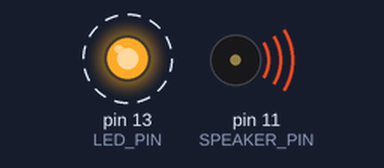
This sketch was run on a simulated Arduino Uno, built with avr-gcc and run on an emulated ATmega328P. Parts: output pins drawn as LEDs (lit = HIGH), buzzer (waves = sounding). Dashed ring = blinking. Random numbers use the default seed unless the sketch sets one.

Above: at 0.09 s.
Timing chart, 0 to 3.0 s (numbered marks = the images above):
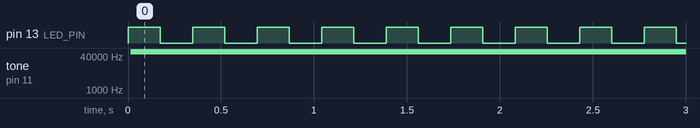

The sketch:

Karplus_NoiseLog.ino
```cpp
// Simple Karplus-Strong and Noise(1/f) seed is Logistic equation //

#define SAMPLE_RATE 22050
#define SIZE        256
#define OFFSET      32
#define LED_PIN     13
#define LED_PORT    PORTB
#define LED_BIT     5
#define SPEAKER_PIN 11

  int out;
  int last = 0;
  int curr = 0;
  uint8_t delaymem[SIZE];
  uint8_t locat = 0;
  uint8_t bound = SIZE;
  int accum = 0;
  int lowpass = 1;
  bool trig = false;

  float r = 4.0;
  float m = 0.7;
  float x = 0.1;
  float y = 0.1;


ISR(TIMER1_COMPA_vect) {

  OCR2A = 0xff & out;

  if (trig) {

    for (int i = 0; i < SIZE; i++) delaymem[i] = random();

    trig = false;

  } else {

    delaymem[locat++] = out;

    if (locat >= bound) locat = 0;

    curr = delaymem[locat];

    out = accum >> lowpass;

    accum = accum - out + ((last>>1) + (curr>>1));

    last = curr;

  }

}

void startPlayback()
{
    pinMode(SPEAKER_PIN, OUTPUT);
    pinMode(LED_PIN, OUTPUT);

    ASSR &= ~(_BV(EXCLK) | _BV(AS2));

    TCCR2A |= _BV(WGM21) | _BV(WGM20);
    TCCR2B &= ~_BV(WGM22);

    TCCR2A = (TCCR2A | _BV(COM2A1)) & ~_BV(COM2A0);
    TCCR2A &= ~(_BV(COM2B1) | _BV(COM2B0));

    TCCR2B = (TCCR2B & ~(_BV(CS12) | _BV(CS11))) | _BV(CS10);

    OCR2A = 0;

    cli();

    TCCR1B = (TCCR1B & ~_BV(WGM13)) | _BV(WGM12);
    TCCR1A = TCCR1A & ~(_BV(WGM11) | _BV(WGM10));

    TCCR1B = (TCCR1B & ~(_BV(CS12) | _BV(CS11))) | _BV(CS10);

    OCR1A = F_CPU / SAMPLE_RATE;

    TIMSK1 |= _BV(OCIE1A);

    sei();

}

void stopPlayback()
{

    TIMSK1 &= ~_BV(OCIE1A);

    TCCR1B &= ~_BV(CS10);
    TCCR2B &= ~_BV(CS10);

    digitalWrite(SPEAKER_PIN, LOW);
}


void setup() {

  startPlayback();

}


void loop() {

  LED_PORT ^= 1 << LED_BIT;

  trig = true;

  float nx = x;
  float ny = y;

  x = r * nx * (1 - nx); // Logistic equation

  y = m * ny + x * sqrt(1 - pow(m,2)); // Noise 1/f equation

  bound = OFFSET + ((SIZE-OFFSET) * (y/1.8));

  delay (160);

}
```

Measured:
- by itself, pin 13 (LED_PIN): alternates HIGH for 0.17 s and LOW for 0.17 s
- by itself, tone on pin 11 (SPEAKER_PIN): silent → 62500 Hz at 0.01 s
